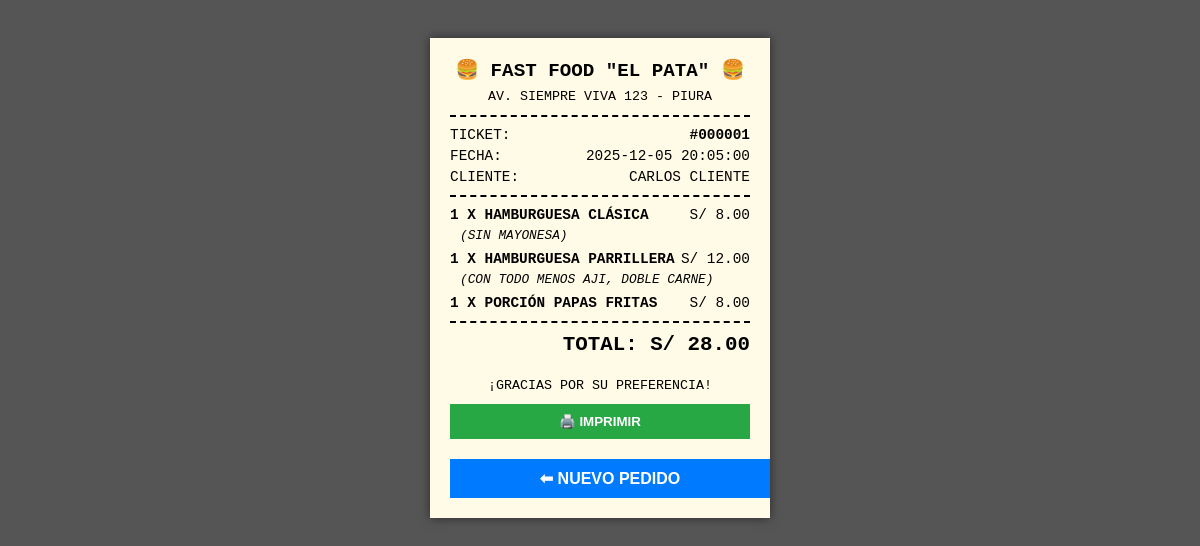
/ticket.php?id=1, run on the app's committed database.
### tables this page shows
CREATE TABLE `pedidos` (
  `id` int(11) NOT NULL,
  `cliente_id` int(11) NOT NULL,
  `fecha` datetime DEFAULT current_timestamp(),
  `total` decimal(10,2) NOT NULL,
  `estado` enum('pendiente','completado','cancelado') DEFAULT 'pendiente'
);

CREATE TABLE `clientes` (
  `id` int(11) NOT NULL,
  `nombre` varchar(150) NOT NULL,
  `email` varchar(100) DEFAULT NULL,
  `telefono` varchar(20) DEFAULT NULL
);

CREATE TABLE `detalle_pedidos` (
  `id` int(11) NOT NULL,
  `pedido_id` int(11) NOT NULL,
  `producto_id` int(11) NOT NULL,
  `cantidad` int(11) NOT NULL,
  `precio_unitario` decimal(10,2) NOT NULL,
  `notas` varchar(255) DEFAULT ''
);

CREATE TABLE `productos` (
  `id` int(11) NOT NULL,
  `nombre` varchar(150) NOT NULL,
  `categoria` varchar(50) DEFAULT 'General',
  `descripcion` text DEFAULT NULL,
  `precio` decimal(10,2) NOT NULL,
  `stock` int(11) NOT NULL DEFAULT 0,
  `imagen` varchar(255) DEFAULT '?',
  `fecha_creacion` timestamp NOT NULL DEFAULT current_timestamp()
);

### ticket.php (the view, shortened to what this page needs)
<?php
include 'conexion.php';
$id_pedido = $_GET['id'];
$stmt = $pdo->prepare("SELECT p.*, c.nombre as cliente_nombre, c.telefono
                       FROM pedidos p
                       JOIN clientes c ON p.cliente_id = c.id
                       WHERE p.id = ?");
$stmt->execute([$id_pedido]);
$pedido = $stmt->fetch(PDO::FETCH_ASSOC);
$stmt_det = $pdo->prepare("SELECT d.*, prod.nombre
                           FROM detalle_pedidos d
                           JOIN productos prod ON d.producto_id = prod.id
                           WHERE d.pedido_id = ?");
$stmt_det->execute([$id_pedido]);
$items = $stmt_det->fetchAll(PDO::FETCH_ASSOC);
?>
<!DOCTYPE html>
<html lang="es">
<head>
</head>
<body>
    <div class="ticket">
        <div class="centro">
            <div class="titulo">🍔 FAST FOOD "EL PATA" 🍔</div>
            <small>Av. Siempre Viva 123 - Piura</small>
        </div>
        <div class="linea"></div>
        <div class="info-row">
            <span>TICKET:</span>
            <strong>#<?php echo str_pad($pedido['id'], 6, '0', STR_PAD_LEFT); ?></strong>
        </div>
        <div class="info-row">
            <span>FECHA:</span>
            <span><?php echo $pedido['fecha']; ?></span>
        </div>
        <div class="info-row">
            <span>CLIENTE:</span>
            <span><?php echo $pedido['cliente_nombre']; ?></span>
        </div>
        <div class="linea"></div>
        <?php foreach ($items as $item): ?>
        <div class="item-row">
            <div class="info-row">
                <span class="item-nombre"><?php echo $item['cantidad']; ?> x <?php echo $item['nombre']; ?></span>
                <span>S/ <?php echo number_format($item['precio_unitario'], 2); ?></span>
            </div>
            <?php if(!empty($item['notas'])): ?>
                <span class="item-nota">(<?php echo $item['notas']; ?>)</span>
            <?php endif; ?>
        </div>
        <?php endforeach; ?>
        <div class="linea"></div>
        <div class="total-row">
            TOTAL: S/ <?php echo number_format($pedido['total'], 2); ?>
        </div>
        <div class="centro" style="margin-top:20px;">
            <small>¡Gracias por su preferencia!</small>
        </div>
        <button onclick="window.print()" class="btn-imprimir no-print">🖨️ IMPRIMIR</button>
        <a href="index.php" class="btn-volver no-print">⬅ NUEVO PEDIDO</a>
    </div>
</body>
</html>

### ticket.php (style rules this page uses)
body { background: #555; display: flex; justify-content: center; padding-top: 30px; font-family: 'Courier New', Courier, monospace; }
.ticket { background: #fffbe6; width: 300px; padding: 20px; box-shadow: 0 0 10px rgba(0,0,0,0.5); text-transform: uppercase; }
.centro { text-align: center; }
.titulo { font-size: 1.2rem; font-weight: bold; margin-bottom: 5px; }
.linea { border-bottom: 2px dashed #000; margin: 10px 0; }
.info-row { display: flex; justify-content: space-between; margin-bottom: 5px; font-size: 0.9rem; }
.item-row { margin-bottom: 8px; }
.item-nombre { font-weight: bold; }
.item-nota { font-size: 0.8rem; font-style: italic; display: block; margin-left: 10px; }
.total-row { font-size: 1.3rem; font-weight: bold; margin-top: 10px; text-align: right; }
.btn-volver { display: block; width: 100%; text-align: center; padding: 10px; background: #007bff; color: white; text-decoration: none; margin-top: 20px; font-family: sans-serif; font-weight: bold; }
.btn-imprimir { display: block; width: 100%; text-align: center; padding: 10px; background: #28a745; color: white; border: none; cursor: pointer; margin-top: 10px; font-family: sans-serif; font-weight: bold; }

### data on the page
pedidos: id "000001", fecha "2025-12-05 20:05:00", cliente.nombre "CARLOS CLIENTE", total "28.00"
detalle_pedidos: cantidad "1", producto.nombre "HAMBURGUESA CLÁSICA", precio_unitario "8.00", notas "SIN MAYONESA"
detalle_pedidos: cantidad "1", producto.nombre "HAMBURGUESA PARRILLERA", precio_unitario "12.00", notas "CON TODO MENOS AJI, DOBLE CARNE"
detalle_pedidos: cantidad "1", producto.nombre "PORCIÓN PAPAS FRITAS", precio_unitario "8.00"
